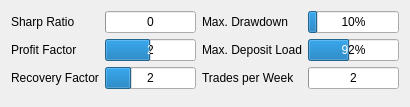
<?xml version="1.0" encoding="UTF-8"?>
<ui version="4.0">
 <class>RisksTab</class>
 <widget class="QWidget" name="RisksTab">
  <layout class="QVBoxLayout" name="verticalLayout">
   <item>
    <layout class="QGridLayout" name="metrics_grid">
     <!-- Sharp Ratio -->
     <item row="0" column="0">
      <widget class="QLabel" name="label_sharp_ratio">
       <property name="text">
        <string>Sharp Ratio</string>
       </property>
      </widget>
     </item>
     <item row="0" column="1">
      <widget class="QProgressBar" name="progress_sharp_ratio">
       <property name="maximum">
        <number>5</number>
       </property>
       <property name="value">
        <number>0</number>
       </property>
       <property name="format">
        <string>%v</string>
       </property>
      </widget>
     </item>
     
     <!-- Max Drawdown -->
     <item row="0" column="2">
      <widget class="QLabel" name="label_max_drawdown">
       <property name="text">
        <string>Max. Drawdown</string>
       </property>
      </widget>
     </item>
     <item row="0" column="3">
      <widget class="QProgressBar" name="progress_max_drawdown">
       <property name="maximum">
        <number>100</number>
       </property>
       <property name="value">
        <number>10</number>
       </property>
       <property name="format">
        <string>%v%</string>
       </property>
      </widget>
     </item>
     
     <!-- Profit Factor -->
     <item row="1" column="0">
      <widget class="QLabel" name="label_profit_factor">
       <property name="text">
        <string>Profit Factor</string>
       </property>
      </widget>
     </item>
     <item row="1" column="1">
      <widget class="QProgressBar" name="progress_profit_factor">
       <property name="maximum">
        <number>4</number>
       </property>
       <property name="value">
        <number>2</number>
       </property>
       <property name="format">
        <string>%v</string>
       </property>
      </widget>
     </item>
     
     <!-- Max Deposit Load -->
     <item row="1" column="2">
      <widget class="QLabel" name="label_deposit_load">
       <property name="text">
        <string>Max. Deposit Load</string>
       </property>
      </widget>
     </item>
     <item row="1" column="3">
      <widget class="QProgressBar" name="progress_deposit_load">
       <property name="maximum">
        <number>200</number>
       </property>
       <property name="value">
        <number>92</number>
       </property>
       <property name="format">
        <string>%v%</string>
       </property>
      </widget>
     </item>
     
     <!-- Recovery Factor -->
     <item row="2" column="0">
      <widget class="QLabel" name="label_recovery_factor">
       <property name="text">
        <string>Recovery Factor</string>
       </property>
      </widget>
     </item>
     <item row="2" column="1">
      <widget class="QProgressBar" name="progress_recovery_factor">
       <property name="maximum">
        <number>7</number>
       </property>
       <property name="value">
        <number>2</number>
       </property>
       <property name="format">
        <string>%v</string>
       </property>
      </widget>
     </item>
     
     <!-- Trades per Week -->
     <item row="2" column="2">
      <widget class="QLabel" name="label_trades_per_week">
       <property name="text">
        <string>Trades per Week</string>
       </property>
      </widget>
     </item>
     <item row="2" column="3">
      <widget class="QProgressBar" name="progress_trades_per_week">
       <property name="maximum">
        <number>830</number>
       </property>
       <property name="value">
        <number>2</number>
       </property>
       <property name="format">
        <string>%v</string>
       </property>
      </widget>
     </item>
    </layout>
   </item>
   <item>
    <spacer name="verticalSpacer">
     <property name="orientation">
      <enum>Qt::Vertical</enum>
     </property>
    </spacer>
   </item>
  </layout>
 </widget>
</ui> 
